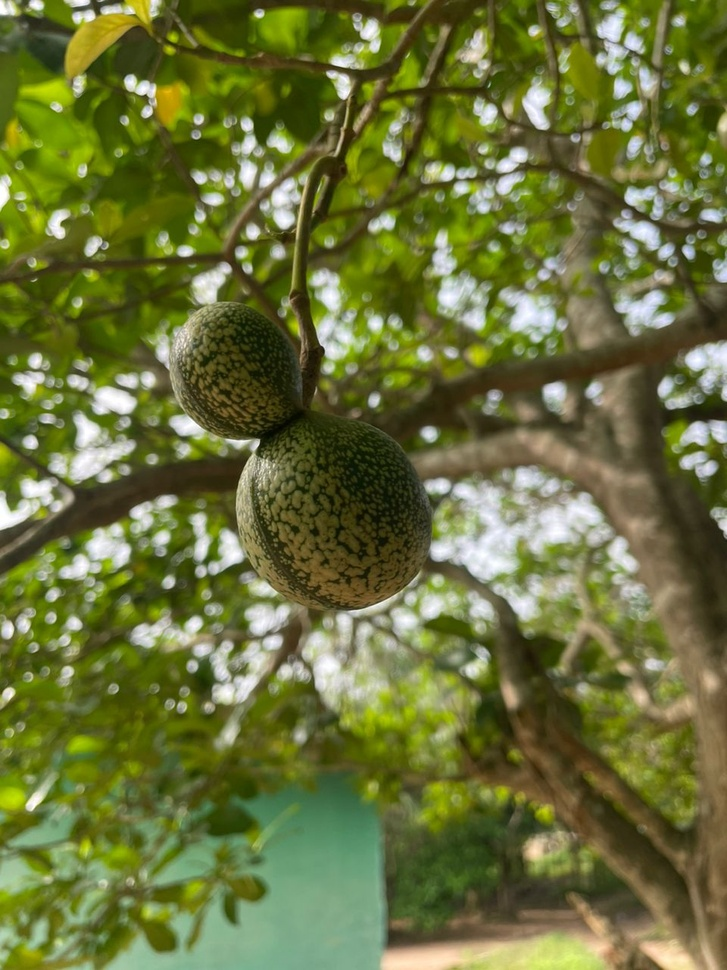
#> input picture Task 1/voacanga.jpeg, 727 x 970 px, shrunk from 960 x 1280 before the run
$ python task1.py
#> lines starting #> are read from the running program, lines starting #| are printed output that depends on the picture
import cv2
import matplotlib.pyplot as plt

# Load the original image
image = cv2.imread('voacanga.jpeg')
#> image is the input picture: shape (970, 727, 3); mean B, G, R 58.7, 114, 106.6

# Check if image is loaded successfully
if image is None:
    print("Error: Could not load image. Make sure 'photo.jpg' exists.")
    exit()

# Convert image from BGR (OpenCV default) to RGB for correct color display
image_rgb = cv2.cvtColor(image, cv2.COLOR_BGR2RGB)

# Convert the original image to grayscale
gray_image = cv2.cvtColor(image, cv2.COLOR_BGR2GRAY)
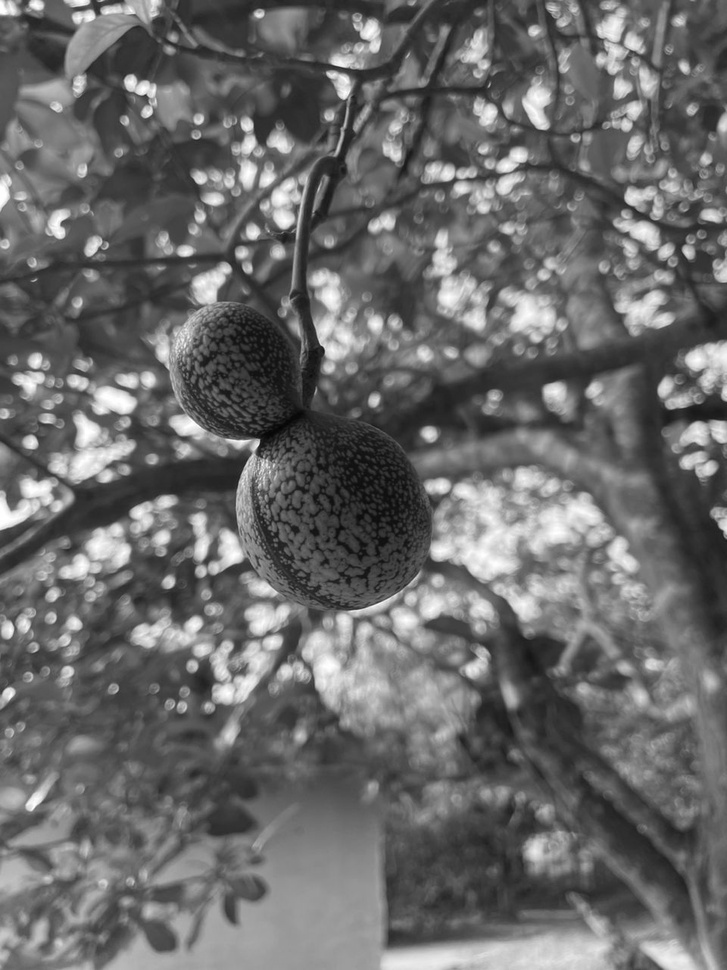
#> gray_image: shape (970, 727); min 2, max 255, mean 105.5

# Save the grayscale image to disk
cv2.imwrite('photo_gray.jpg', gray_image)

# Display original and grayscale images side by side
plt.figure(figsize=(10, 4))

# Show original image
plt.subplot(1, 2, 1)
plt.imshow(image_rgb)
plt.title('Original Image')
plt.axis('off')

# Show grayscale image
plt.subplot(1, 2, 2)
plt.imshow(gray_image, cmap='gray')
plt.title('Grayscale Image')
plt.axis('off')

# Display the images
plt.tight_layout()
plt.show()
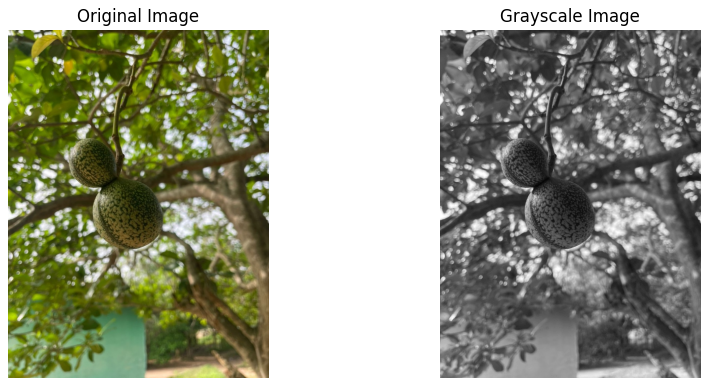
#> figure drawn by matplotlib, 2 panels
